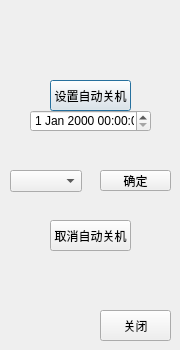
<?xml version="1.0" encoding="UTF-8"?>
<ui version="4.0">
 <class>plantask</class>
 <widget class="QDialog" name="plantask">
  <property name="geometry">
   <rect>
    <x>0</x>
    <y>0</y>
    <width>180</width>
    <height>350</height>
   </rect>
  </property>
  <property name="windowTitle">
   <string>Dialog</string>
  </property>
  <widget class="QPushButton" name="setplan">
   <property name="geometry">
    <rect>
     <x>50</x>
     <y>80</y>
     <width>81</width>
     <height>31</height>
    </rect>
   </property>
   <property name="text">
    <string>设置自动关机</string>
   </property>
  </widget>
  <widget class="QPushButton" name="cancelplan">
   <property name="geometry">
    <rect>
     <x>50</x>
     <y>220</y>
     <width>81</width>
     <height>31</height>
    </rect>
   </property>
   <property name="font">
    <font>
     <family>Bodoni MT</family>
    </font>
   </property>
   <property name="cursor">
    <cursorShape>ArrowCursor</cursorShape>
   </property>
   <property name="text">
    <string>取消自动关机</string>
   </property>
  </widget>
  <widget class="QPushButton" name="planclose">
   <property name="geometry">
    <rect>
     <x>100</x>
     <y>310</y>
     <width>71</width>
     <height>31</height>
    </rect>
   </property>
   <property name="text">
    <string>关闭</string>
   </property>
  </widget>
  <widget class="QDateTimeEdit" name="dateTimeEdit">
   <property name="geometry">
    <rect>
     <x>30</x>
     <y>110</y>
     <width>121</width>
     <height>22</height>
    </rect>
   </property>
  </widget>
  <widget class="QPushButton" name="setplanpush">
   <property name="geometry">
    <rect>
     <x>100</x>
     <y>170</y>
     <width>71</width>
     <height>21</height>
    </rect>
   </property>
   <property name="text">
    <string>确定</string>
   </property>
  </widget>
  <widget class="QComboBox" name="comboBox">
   <property name="geometry">
    <rect>
     <x>10</x>
     <y>170</y>
     <width>72</width>
     <height>22</height>
    </rect>
   </property>
  </widget>
 </widget>
 <resources/>
 <connections/>
</ui>
